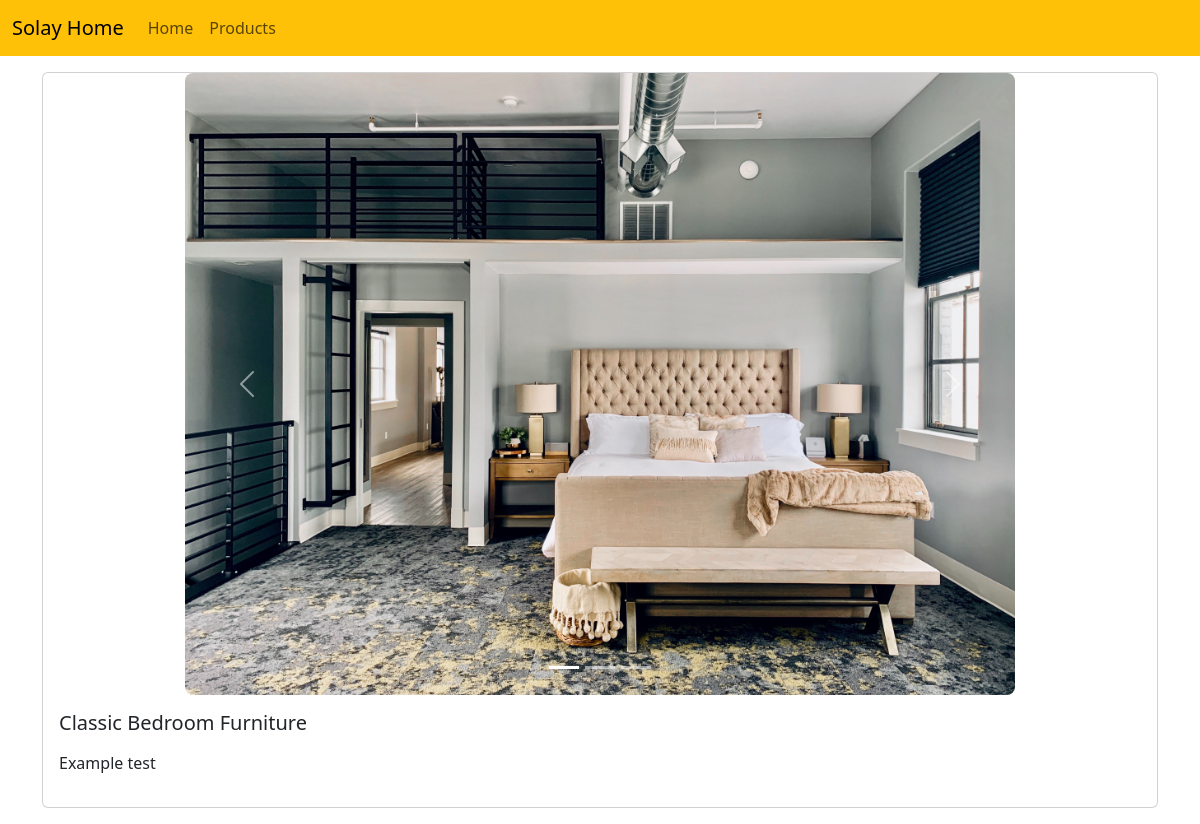
The page /posts/classic-bedroom-furniture on the database its author committed.
### catalog/models.py (models this page shows, shortened)
class Images(models.Model):
    post = models.ForeignKey(Post,models.CASCADE)
    image = models.ImageField(upload_to="Post",null=True,blank=True)

class Post(models.Model):
    title = models.CharField(max_length=200)
    description = RichTextField(null=True)
    is_active = models.BooleanField(default=False)
    is_home = models.BooleanField(default=False)
    slug = models.SlugField(null=True, blank=True, unique=True, db_index=True, editable=False)
    categories = models.ManyToManyField(Category, blank=True)
    home_image = models.ImageField(upload_to="Post_home",null=True,blank=True)

### catalog/views.py (the view)
# urls.py: path("posts/<slug:slug>",views.post_details,name="post_details"),
def post_details(request, slug):
    context = {
        "post":Post.objects.get(slug=slug),
        "images":Images.objects.filter(post__slug=slug)
    }
    return render(request, "catalog/post-details.html",context)

### catalog/templates/catalog/post-details.html (shortened to what this page needs)
{% extends 'base.html' %}
{% load static %}
{% block content %}
<div class="container mt-3">
    <div class="row">
        <div class="col-12">
            <div class="card mb-3">
                <div class="row justify-content-md-center">
                    <div class="col-md-9">
                        <div id="post_details_carousel" class="carousel slide" data-ride="carousel">
                            <ol class="carousel-indicators">
                                {% for image in images %}
                                    <li data-bs-target="#post_details_carousel" data-bs-slide-to="{{ forloop.counter0 }}" class="{% if forloop.first %}active{% endif %}">
                                    </li>
                                {% endfor %}
                            </ol>
                            <div class="carousel-inner cont-slider">
                                {% for image in images %}
                                    {% if forloop.first %}
                                        <div class="carousel-item active">
                                    {% else %}
                                        <div class="carousel-item">
                                    {% endif %}
                                            <img src="{{ image.image.url }}" class="d-block w-100 rounded-3" alt="{{ post.title }}">
                                        </div>
                                {% endfor %}
                            </div>
                            <button class="carousel-control-prev" type="button" data-bs-target="#post_details_carousel" data-bs-slide="prev">
                                <span class="carousel-control-prev-icon" aria-hidden="true"></span>
                            </button>
                            <button class="carousel-control-next" type="button" data-bs-target="#post_details_carousel" data-bs-slide="next">
                                <span class="carousel-control-next-icon" aria-hidden="true"></span>
                            </button>
                        </div>
                    </div>
                    <div class="row">
                        <div class="card-body">
                            <h5 class="card-title">
                                {{ post.title }}
                            </h5>
                            <p class="card-text">{{ post.description|safe }}</p>
                        </div>
                    </div>
                </div>
            </div>
        </div>
    </div>
</div>
{% endblock %}

### rows shown on the page
Images: image (picture)
Post: title "Classic Bedroom Furniture", description "Example test"
